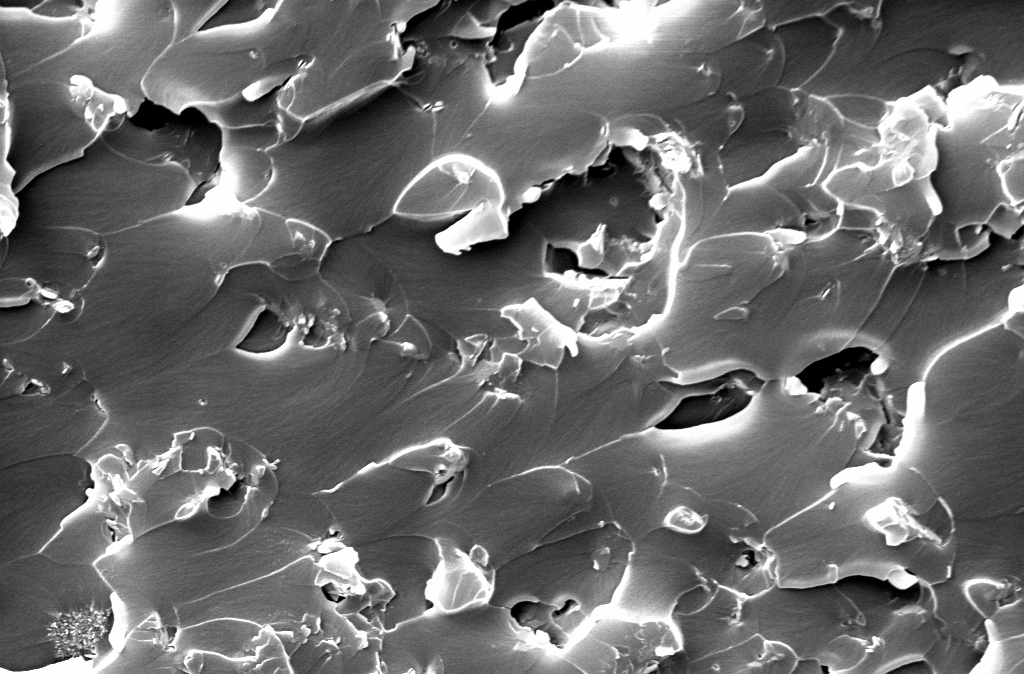
#> input picture code/pixel_method25/cluster/EPB1_5000_1.png, 1024 x 674 px, found by its file name
$ python cluster_seg.py
#> lines starting #> are read from the running program, lines starting #| are printed output that depends on the picture
from skimage import data, io, segmentation, color
from skimage.future import graph
import numpy as np
import matplotlib.pyplot as plt


def _weight_mean_color(graph, src, dst, n):
    """Callback to handle merging nodes by recomputing mean color.

    The method expects that the mean color of `dst` is already computed.

    Parameters
    ----------
    graph : RAG
        The graph under consideration.
    src, dst : int
        The vertices in `graph` to be merged.
    n : int
        A neighbor of `src` or `dst` or both.

    Returns
    -------
    data : dict
        A dictionary with the `"weight"` attribute set as the absolute
        difference of the mean color between node `dst` and `n`.
    """

    diff = graph.nodes[dst]['mean color'] - graph.nodes[n]['mean color']
    diff = np.linalg.norm(diff)
    return {'weight': diff}


def merge_mean_color(graph, src, dst):
    """Callback called before merging two nodes of a mean color distance graph.

    This method computes the mean color of `dst`.

    Parameters
    ----------
    graph : RAG
        The graph under consideration.
    src, dst : int
        The vertices in `graph` to be merged.
    """
    graph.nodes[dst]['total color'] += graph.nodes[src]['total color']
    graph.nodes[dst]['pixel count'] += graph.nodes[src]['pixel count']
    graph.nodes[dst]['mean color'] = (graph.nodes[dst]['total color'] /
                                      graph.nodes[dst]['pixel count'])


img = io.imread('/root/CV_Project/pixel_method/cluster/EPB1_5000_1.png')
#> img is the input picture: shape (674, 1024, 3); min 0, max 254, mean 108.5
labels = segmentation.slic(img, compactness=10, n_segments=1000, start_label=1)
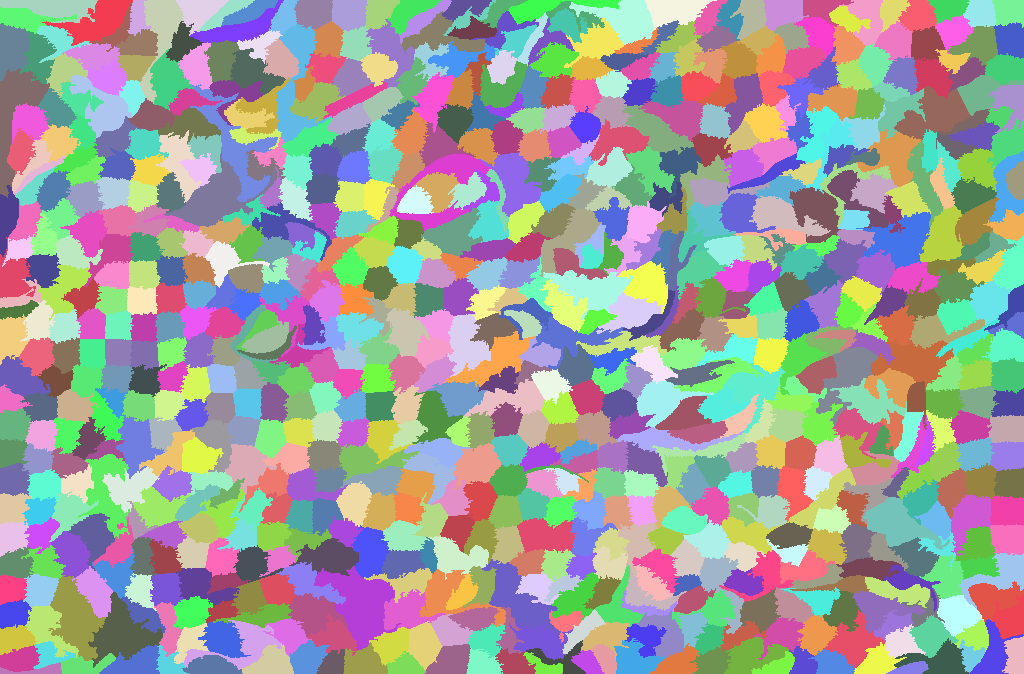
#> labels: shape (674, 1024) int64; 813 distinct labels, from 1 to 813; one colour per label, 0 black
g = graph.rag_mean_color(img, labels) # 用平均像素计算出邻接图
labels2 = graph.merge_hierarchical(labels, g, thresh=150, rag_copy=False,
                                   in_place_merge=True,
                                   merge_func=merge_mean_color,
                                   weight_func=_weight_mean_color)
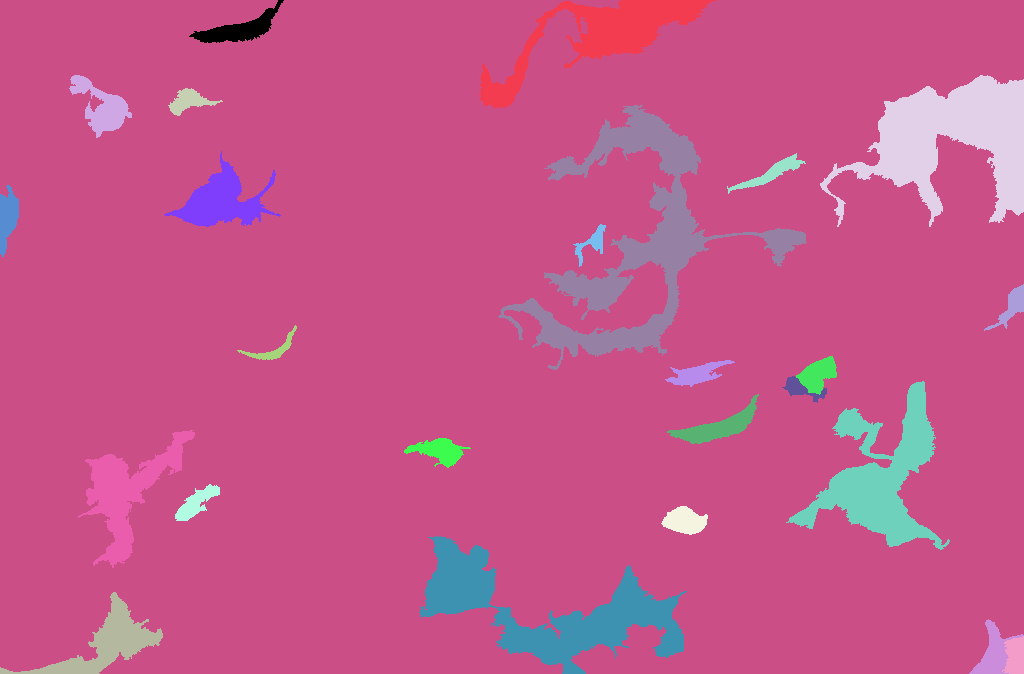
#> labels2: shape (674, 1024) int64; 26 distinct labels, from 0 to 25; one colour per label, 0 black

out = color.label2rgb(labels2, img, kind='avg', bg_label=0)
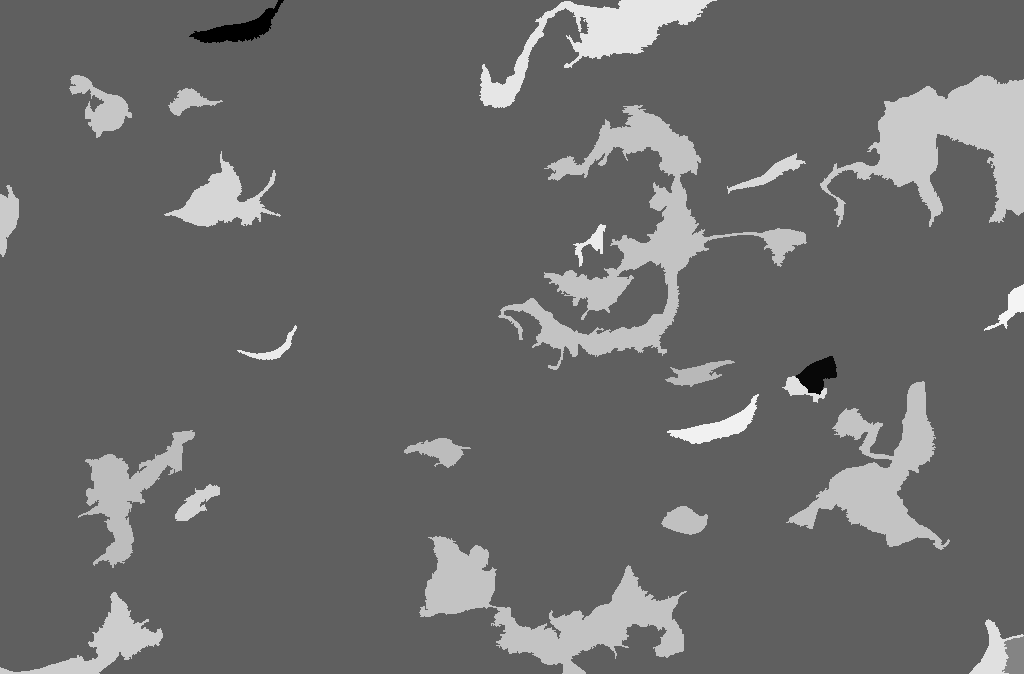
#> out: shape (674, 1024, 3); min 0, max 244, mean 107.4
out = segmentation.mark_boundaries(out, labels2, (0, 0, 0))
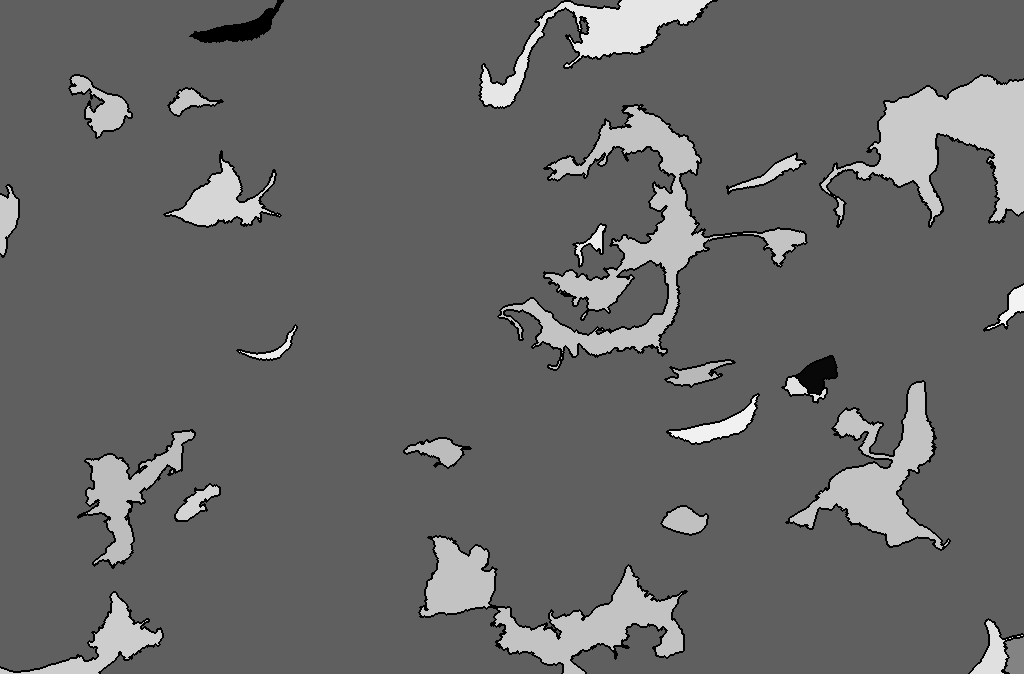
#> out: shape (674, 1024, 3) float64; min 0, max 0.957, mean 0.405
io.imshow(out)
io.show()
